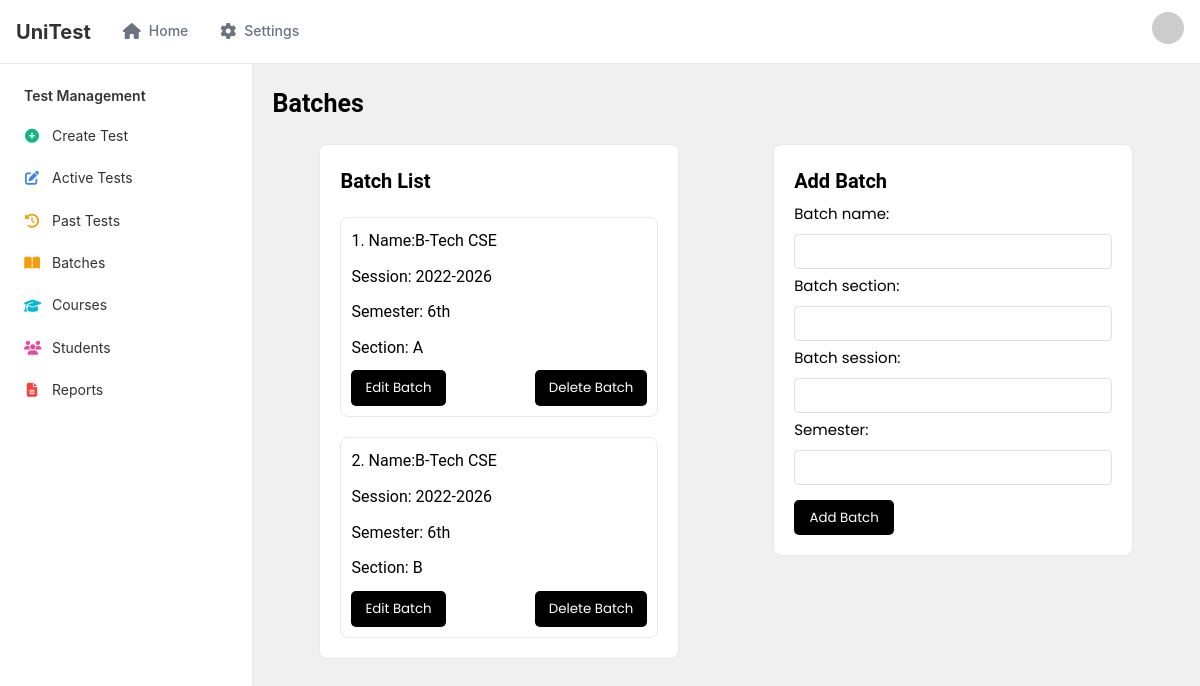
The app's page /batches/ with its own data.
### base/models.py (models this page shows, shortened)
class Batch(models.Model):
    batch_name    = models.CharField(max_length=255)
    batch_section = models.CharField(max_length=3)
    batch_session = models.CharField(max_length=20)
    semester      = models.IntegerField()

### base/views.py (the view)
# urls.py: path('batches/',      views.batches,          name = 'batches'),
def batches(request):
    all_batches = Batch.objects.all()
    if request.method == "POST":
        form = batchForm(request.POST)
        if form.is_valid():
            form.save()
            return redirect('batches')
        else:
            print("Form Errors:", form.errors)
    else:
        form = batchForm()
    context = {
                    'batches': all_batches,
                    'form': form,
                }
    return render(request, 'batches.html', context)

### base/forms.py
class batchForm(forms.ModelForm):
    class Meta:
        model = Batch
        fields = '__all__'

### templates/batches.html (shortened to what this page needs)
{% extends 'base.html' %}
{% block content %}
<div class="batch-container">
    <p class="batch-title">Batches</p>
    <div class="batch-content">
        <div class="batch-list">
            <p class="batch-list-title">Batch List</p>
            {% for batch in batches %}
                <div class="batch">
                    <p class="batch-name">{{ batch.id }}. Name:{{ batch.batch_name }}</p>
                    <p class="batch-session">Session: {{ batch.batch_session }}</p>
                    <p class="batch-semester">Semester: {{ batch.semester }}th</p>
                    <p class="batch-section">Section: {{ batch.batch_section }}</p>
                    <div class = "batch-buttons">
                        <button class = "edit-batch-button">Edit Batch</button>
                        <button class = "delete-batch-button">Delete Batch</button>
                    </div>
                </div>
                {% empty %}
                <p>No batches available.</p>
            {% endfor %}
        </div>
        <div class="add-batch">
            <p class="add-batch-title">Add Batch</p>
            <form action="{% url 'batches' %}" method="post">
                {% for field in form %}
                    <div class="batch-form-group">
                        {{ field.label_tag }}
                        {{ field }}
                    </div>
                {% endfor %}
                <button class="add-batch-button">Add Batch</button>
            </form>
        </div>
    </div>
</div>
{% endblock %}

### static/css/dash.css (style rules this page uses)
:root { --primary: #0070f3; --primary-hover: #0060df; --background: #ffffff; --foreground: #000000; --muted: #6b7280; --muted-foreground: #6b7280; --border: #e5e7eb; --input: #e5e7eb; --ring: #e5e7eb; --radius: 0.5rem; --green: #10b981; --blue: #3b82f6; --orange: #f59e0b; --purple: #8b5cf6; --yellow: #f59e0b; --pink: #ec4899; --cyan: #06b6d4; --red: #ef4444; }
* { box-sizing: border-box; margin: 0; padding: 0; }
body { font-family: -apple-system, BlinkMacSystemFont, 'Segoe UI', Roboto, 'Helvetica Neue', Arial, sans-serif; background-color: #f9fafb; color: var(--foreground); line-height: 1.5; height: 100vh; }

### static/css/create.css (style rules this page uses)
:root { --primary: #0070f3; --primary-hover: #0060df; --background: #ffffff; --foreground: #000000; --muted: #6b7280; --muted-foreground: #6b7280; --border: #e5e7eb; --input: #e5e7eb; --ring: #e5e7eb; --radius: 0.5rem; --error: #ef4444; }
* { box-sizing: border-box; margin: 0; padding: 0; }
body { font-family: -apple-system, BlinkMacSystemFont, 'Segoe UI', Roboto, 'Helvetica Neue', Arial, sans-serif; background-color: #f9fafb; color: var(--foreground); line-height: 1.5; }
label { display: block; font-size: 0.875rem; font-weight: 500; margin-bottom: 0.5rem; }
input, select, textarea { width: 100%; padding: 0.5rem; border: 1px solid var(--input); border-radius: var(--radius); font-size: 0.875rem; background-color: var(--background); }

### static/css/batches.css (style rules this page uses)
.batch-container { display: flex; flex-direction: column; gap: 20px; padding: 20px; width: 80vw; }
.batch-title { font-family: "Roboto", sans-serif; font-size: 25px; font-weight: 600; color: black; }
.batch-content { display: flex; flex-direction: row; align-items: flex-start; justify-content: space-around; }
.batch-list { width: 30vw; border: 1.5px solid #E7E8E9; border-radius: 8px; padding: 20px; gap:20px; display: flex; flex-direction: column; background-color: white; }
.batch-list-title { font-family: "Roboto", sans-serif; font-size: 20px; font-weight: 600; color: black; }
.batch { display: flex; flex-direction: column; padding: 10px; gap: 10px; border: 1px solid #E7E8E9; border-radius: 8px; }
.batch p { font-family: "Roboto", sans-serif; font-size: 16px; font-weight: 400; color: black; }
.add-batch { width: 30vw; padding: 20px; border: 1.5px solid #E7E8E9; border-radius: 8px; background-color: white; }
.add-batch-title { font-family: "Roboto", sans-serif; font-size: 20px; font-weight: 600; color: black; }
.batch-form-group { display: flex; flex-direction: column; justify-content: space-around; margin-top: 5px; }
.batch-form-group label { font-family: "Poppins",serif; color: black; font-size: 15px; font-weight: 400; }
.batch-form-group input { font-family: "Poppins", serif; color: black; height: 35px; padding-left: 10px; border: 1px solid #E4E4E7; border-radius: 5px; }
.add-batch-button { font-family: "Poppins", serif; color: white; background-color: black; border: none; border-radius: 5px; height: 35px; cursor: pointer; margin-top: 15px; width: 100px; }
.batch-buttons { display: flex; flex-direction: row; justify-content: space-between; }
.edit-batch-button { font-family: "Poppins", serif; color: white; background-color: black; border: none; border-radius: 5px; padding: 8px 14px; cursor: pointer; }
.delete-batch-button { font-family: "Poppins", serif; color: white; background-color: black; border: none; border-radius: 5px; cursor: pointer; padding: 8px 14px; }

### static/css/course.css (style rules this page uses)
:root { --primary-color: #0070f3; --background-color: #f0f0f0; --card-background: #ffffff; --text-color: #333333; --muted-color: #666666; --border-color: #e0e0e0; }
body { font-family: -apple-system, BlinkMacSystemFont, "Segoe UI", Roboto, "Helvetica Neue", Arial, sans-serif; line-height: 1.6; color: var(--text-color); background-color: var(--background-color); margin: 0; padding: 0; }
label { display: block; margin-bottom: 0.5rem; font-weight: 500; }
input[type="text"], input[type="number"], textarea { width: 100%; padding: 0.5rem; border: 1px solid var(--border-color); border-radius: 4px; font-size: 1rem; }

### records on screen
Batch: id "1", batch_name "B-Tech CSE", batch_session "2022-2026", semester "6", batch_section "A"
Batch: id "2", batch_name "B-Tech CSE", batch_session "2022-2026", semester "6", batch_section "B"

### other values on screen
{{ field.label_tag }} "Batch name:" "Batch section:" "Batch session:" "Semester:"
